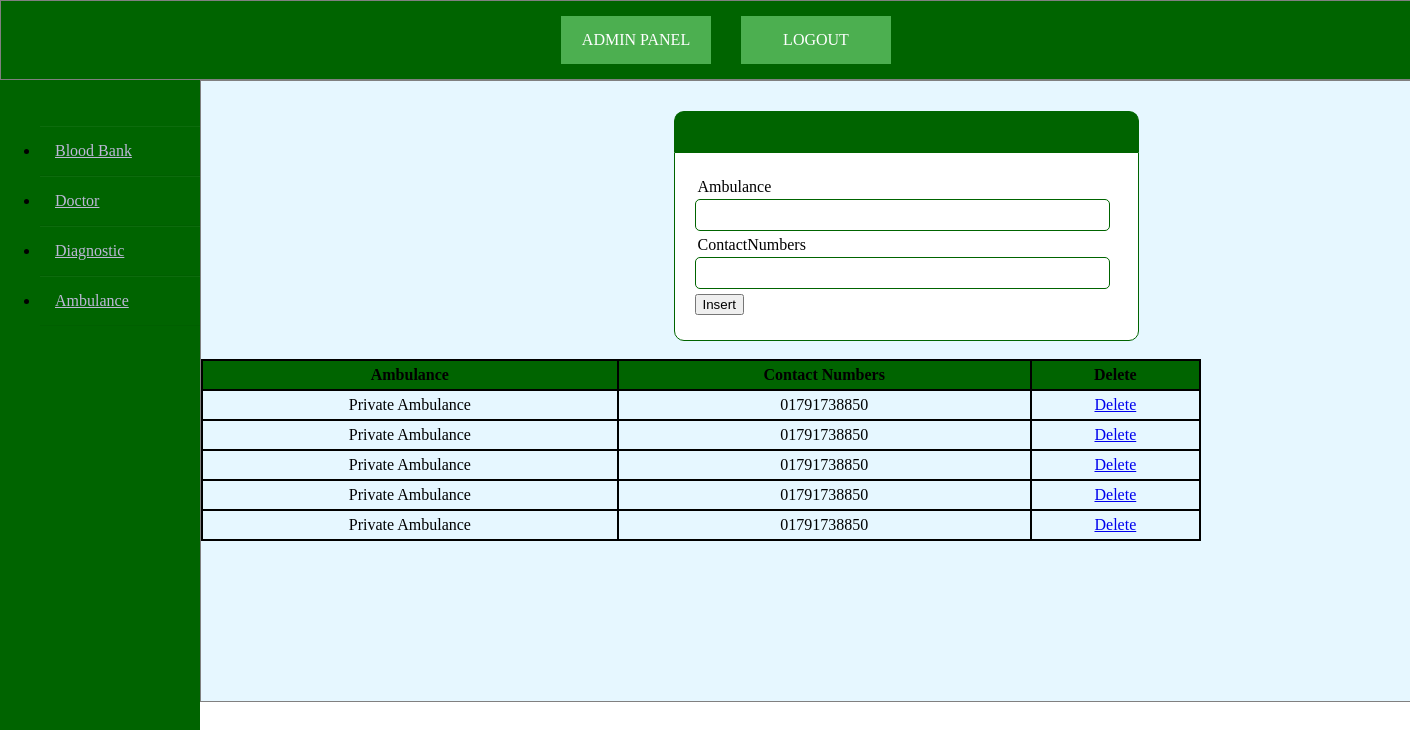
Screenshot of /admin_ambulance.php (signed in) with the database file from the repository.
### tables this page shows
CREATE TABLE `ambulance` (
  `id` int(12) NOT NULL,
  `Ambulance` varchar(255) NOT NULL,
  `ContactNumbers` varchar(255) NOT NULL
);

### admin_ambulance.php (the view, shortened to what this page needs)
<?php
		include("connect.php");
?>
<!DOCTYPE html>
<html>
<head>
 <link rel="stylesheet" href="sylhet1.css"/>
<link rel="stylesheet" href="stylesheet.css"/>
 </head>
	<body>
		<div class="background">
			<div class="menu-bar">
				<ul>
						<li style="float: left; background-color: #4CAF50; "><a href="admin_bloodbank.php"> ADMIN PANEL </a></li>
				<li style="float: right; background-color: #4CAF50; "><a href="admin_logout.php"> LOGOUT </a></li>
			</ul>
			</div>
		<div class="wrapper">
			<div class="sidebar">
				<ul>
		 			<li><a href="admin_bloodbank.php">Blood Bank</a></li>
		 			<li><a href="admin_doctor.php">Doctor</a></li>
		 			<li><a href="admin_diagnostic.php">Diagnostic </a></li>
					<li><a href="admin_ambulance.php">Ambulance </a></li>
		 		</ul>
			</div>
			<div class="about">
			<div class="main_content">
				<div class="info">
				<div class ="aboutusbody">
			<div class="register">
			</div>
			<form method="post" action="admin_ambulance.php">
				<div class="input-group">
					<label>Ambulance</label>
					<input type="text" name="Ambulance">
				</div>
				<div class="input-group">
					<label>ContactNumbers</label>
					<input type="text" name="ContactNumbers">
				</div>
				<div class="input-group">
					<button type="submit" name="register" class "btn">Insert</button>
				</div>
			</form>
			<br>
			<?php
					$sql= "select * from ambulance";
	$res=mysqli_query($conn,$sql);
	echo '<table border="1" width="100%" >';
	echo '<tr bgcolor="#006400" color="white">';
		echo '<th>'.'Ambulance'.'</th>';
		echo '<th>'.'Contact Numbers'.'</th>';
		echo '<th>'.'Delete'.'</th>';
	echo '</tr>';
	while($arr=mysqli_fetch_array($res))
	{
		echo "<tr>
		<td>".$arr['Ambulance']."</td>
		<td>".$arr['ContactNumbers']."</td>
		<td><a href='delete.php?rn=$arr[Ambulance]'>Delete</td>
		</tr>";
	}
	echo '</table>';
					?>
			</div>
		 		</div>
				</div>
			</div>
			  </div>
</div>
	</body>
 </html>

### sylhet1.css (style rules this page uses)
html, body { height: 100%; margin: 0; }
.background { height: auto; }
.aboutusbody { display: inline-block; border: 1px solid gray; width: 100%; height: auto; font: left; }
.menu-bar { position: -webkit-sticky; position: sticky; top: 0; width: 100%; height: auto; background: rgb(0,100,00); text-align: center; border: 1px solid gray; }
.menu-bar ul { margin: 0px; display: inline-flex; list-style: none; color: white; }
.menu-bar ul li { width:120px; margin: 15px; padding:15px; }
.menu-bar ul li a { text-decoration: none; color: white; }
.wrapper { display: flex; position: relative; }
.wrapper .sidebar { width: 200px; height:100%; background: rgb(0,100,0); padding: 30px 0px; position: fixed; }
.wrapper .sidebar ul li { padding: 15px; border-bottom: 1px solid #bdb8d7; border-bottom: 1px solid rgba(0,0,0,0.05); border-top: 1px solid rgba(255,255,255,0.05); }
.wrapper .sidebar ul li a { color: #bdb8d7; display: block; }
.wrapper .about { width: 100%; height: 100%; display:block; position:absolute; }
.wrapper .main_content { width: 100%; margin-left: 200px; overflow:hidden; }
.wrapper .main_content .info { width: 100%; }

### stylesheet.css (style rules this page uses)
html, body { height: 100%; margin: 0; }
.background { height: auto; }
.aboutusbody { display: inline-block; border: 1px solid gray; width: 100%; height: auto; font: left; }
.menu-bar { position: -webkit-sticky; position: sticky; top: 0; width: 100%; height: auto; background: rgb(0,100,00); text-align: center; border: 1px solid gray; }
.menu-bar ul { margin: 0px; display: inline-flex; list-style: none; color: white; }
.menu-bar ul li { width:120px; margin: 15px; padding:15px; }
.menu-bar ul li a { text-decoration: none; color: white; }
.register { width:30%; margin : 30px auto 0px; color: white; background:rgb(0,100,0); text-align:center; border: 1px solid rgb(0,100,0); border-bottom:none; border-radius: 10px 10px 0px 0px; padding:20px; }
form { width: 30%; margin:0px auto; padding: 20px; border: 1px solid rgb(0,100,0); background: white; border-radius: 0px 0px 10px 10px; }
.input-group { margin: 5px 0px 5px 0px; }
.input-group label { display: block; text-align: left; margin: 3px; }
.input-group input { height:20px; width:93%; padding: 5px 10px; font-size: 16px; border-radius: 5px; border: 1px solid rgb(0,100,0); }
.aboutusbody { display: inline-block; border: 1px solid gray; width: 100%; height: 620px; background-color: #e6f7ff; font: left; }

### admin_ambulance.php (style rules this page uses)
table, th, td { border: 2px solid black; border-collapse: collapse; }
th, td { padding: 5px; text-align: center; }
table { border-spacing: 15px; width:1000px; }

### rows the page displays
ambulance: Ambulance "Private Ambulance", ContactNumbers "01791738850"
ambulance: Ambulance "Private Ambulance", ContactNumbers "01791738850"
ambulance: Ambulance "Private Ambulance", ContactNumbers "01791738850"
ambulance: Ambulance "Private Ambulance", ContactNumbers "01791738850"
ambulance: Ambulance "Private Ambulance", ContactNumbers "01791738850"
